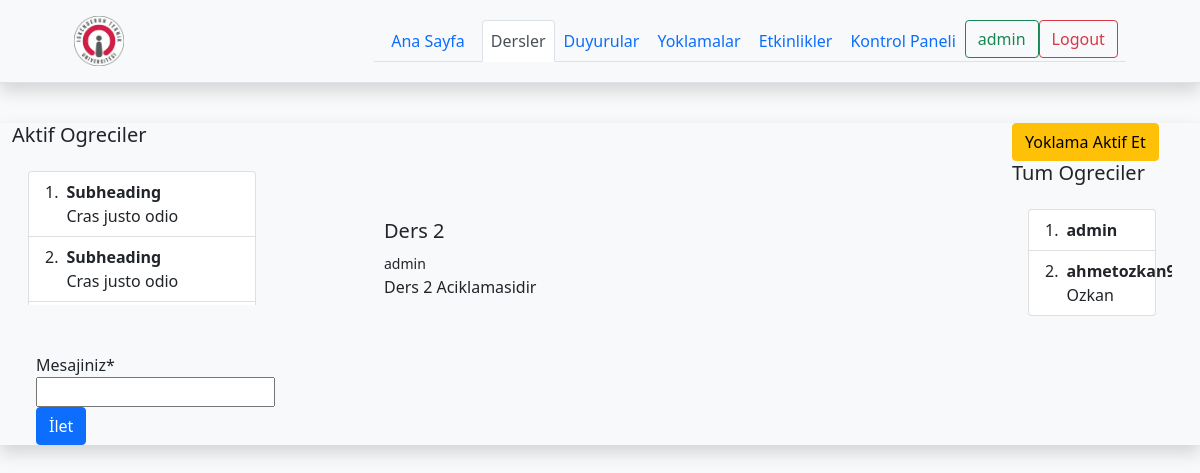
Before: /lessons/lesson/2 (signed in) with the older database file.
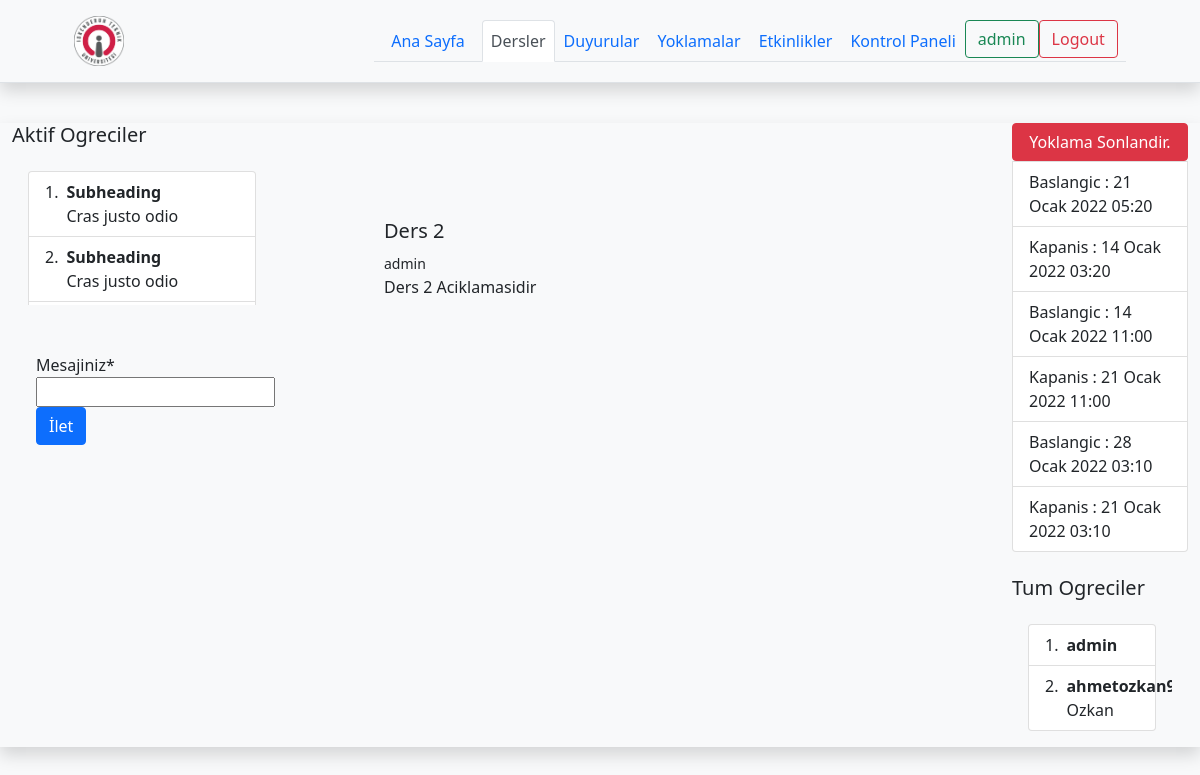
After: the same page with the newer database file.
### lessons/models.py (models this page shows, shortened)
class Attendance(models.Model):
    id = models.BigAutoField(primary_key=True)
    lesson = models.ForeignKey(Lesson,on_delete=models.CASCADE,related_name='attendance_lesson')
    user_joined= models.ManyToManyField(User,blank=True,related_name="attendance_joined")
    date = models.DateTimeField()
    date2 = models.DateTimeField()
    date_now = models.DateTimeField(auto_now=True,unique=True)
    avaliable = models.BooleanField(default=True)
    qr_code = models.ImageField(upload_to='qr_codes',blank=True)
    qr_url=models.URLField(blank=True,null=True)

### lessons/views.py (the view, shortened to what this page needs)
# urls.py: path('lesson/<int:lesson_id>',views.lesson_detail,name="lesson_detail"),
@login_required(login_url='login')
def lesson_detail(request,lesson_id):
    current_user = request.user
    lessons = Lesson.objects.all().order_by('-date')
    lesson = Lesson.objects.get(id = lesson_id)
    attendances = Attendance.objects.all().filter(lesson = lesson_id, avaliable = True)
    att_remove_last = Attendance.objects.last()
    attendance_remove_avaliable_last= att_remove_last
    attendance_form = AttendanceForm(request.POST or None)
    message_form = MessageForm(request.POST or None)
    message_text = Message.objects.all().filter(lesson = lesson_id)
    if message_form.is_valid():
        message = message_form.save(commit=False)
        message.lesson = lesson
        message.user = request.user
        message.save()
        return HttpResponseRedirect(reverse("lesson_detail", kwargs={'lesson_id': lesson_id}))
    if request.user.is_authenticated:
        lesson_join = current_user.lesson_joined.all()
    else:
        lesson_join = lessons
    context = {
        'lesson':lesson,
        'lesson_join':lesson_join,
        'attendances':attendances,
        'attendance_form':attendance_form,
        'attendance_remove_avaliable_last':attendance_remove_avaliable_last,
        'message_form':message_form,
        'message_text':message_text,
    }
    return render(request,'lessons/lesson.html',context)

### lessons/forms.py
class AttendanceForm(forms.ModelForm):
    class Meta:
        model = Attendance
        fields = ["date","date2","avaliable"]

class MessageForm(forms.ModelForm):
    class Meta:
        model = Message
        fields = ["text"]

### templates/lessons/lesson.html (shortened to what this page needs)
{% extends "base.html" %}
{% block body %}
{% load crispy_forms_tags %}
<div class="container-fluid shadow">
  <div class="row">
      {% if lesson not in lesson_join %}
      <div class= "alert alert-success text-center">Merhababar {{user.first_name}} {{user.last_name}} Derse Kayitli Degilsiniz.....</div>
      <div class="col-4">
        {% else %}
      <div class="col-3">
        <h5>Aktif Ogreciler</h5>
           <div class="overflow-auto p-3 mb-3 mb-md-0 me-md-3 bg-light" style="max-width: 500px; max-height: 150px;">
        <ol class="list-group list-group-numbered">
          <li class="list-group-item d-flex justify-content-between
            align-items-start">
            <div class="ms-2 me-auto">
              <div class="fw-bold">Subheading</div>
              Cras justo odio
            </div>
          </li>
          <li class="list-group-item d-flex justify-content-between
            align-items-start">
            <div class="ms-2 me-auto">
              <div class="fw-bold">Subheading</div>
              Cras justo odio
            </div>
          </li>
          <li class="list-group-item d-flex justify-content-between
            align-items-start">
          </li>
        </ol>
      </div>
      <div class="overflow-auto p-3 mb-3 mb-md-end me-md-3 bg-light" style="max-width: 500px; max-height: 250px;">
      </div>
      <form action="" method="post" enctype="multipart/form-data" >
        <div class="container">
             <div class="row align-items-start ">
              <div class="col">
                {{message_form | crispy}}
              </div>
              <div class="col">
                <button type="submit" class = "btn btn-primary" >İlet</button>
              </div>
            </div>
             </div>
      </form>
  {% endif %}
</div>
    <div class="col">
      <div class="p-5 mb-4 bg-light rounded-3">
        <div class="container-fluid py-5">
          <h3 class="fs-5">{{lesson.name}}</h3>
          <span><small>{{lesson.teacher}}</small></span>
          <p class="col-md-8 fs-7">{{lesson.description}}</p>
        </div>
      </div>
    </div>
    {% if lesson not in lesson_join %}
    {% else %}
    <div class="col-2">
      {% if attendances %}
      <ul class="list-group">
        {% if request.user  == lesson.teacher %}
        {% if request.user.is_staff %}
        <button type="button" class="btn btn-danger" data-bs-toggle="modal"
        data-bs-target="#removeModal">
        Yoklama Sonlandir.
      </button>
{% endif %}
{% endif %}
        {% for attendance in attendances %}
        <li class="list-group-item">
          Baslangic : {{attendance.date}}
        </li>
        <li class="list-group-item">
          Kapanis : {{attendance.date2}}
        </li>
        {% endfor %}
      </ul>
      {% else %}
      {% if request.user == lesson.teacher  %}
      {% if request.user.is_staff %}
      <button type="button" class="btn btn-warning" data-bs-toggle="modal"
        data-bs-target="#exampleModal">
        Yoklama Aktif Et
      </button>
      {% endif %}
      {% endif %}
      {% endif %}
      <br>
      <h5>Tum Ogreciler</h5>
      <div class="overflow-auto p-3 mb-3 mb-md-0 me-md-3 bg-light" style="max-width: 500px; max-height: 250px;">
      <ol class="list-group list-group-numbered">
        {% if lesson.students.all %}
        {% for student in lesson.students.all %}
        <li class="list-group-item d-flex justify-content-between
          align-items-start">
          <div class="ms-2 me-auto">
            <div class="fw-bold">{{student.username}}</div>
            {{student.last_name}}
          </div>
        </li>
        {% endfor %}
        {% endif %}
      </ol>
    </div>
    </div>
    {% endif %}
  </div>
        {% endblock body %}

### templates/includes/navbar-base.html (shortened to what this page needs)
{% load static %}
    <header class="%100 % bg-light shadow d-flex flex-wrap align-items-center justify-content-center py-3 mb-4 border-bottom">
      <a href="{% url 'index'%}" class="d-flex align-items-center col-md-3 mb-2 mb-md-0 text-dark text-decoration-none">
        <img width="50" height="50"src={%  static 'images/iste_arma.png' %} alt="">
      </a>
      <ul class="nav nav-tabs col-12 col-md-auto mb-2 justify-content-center mb-md-0">
        <li class="nav-item  "><a href="{% url 'index' %}" class="nav-link   {% if '/' == request.path %}  active link-secondary   {% endif %}">Ana Sayfa</a></li>
        <li><a href="{% url 'lessons' %}" class="nav-link px-2 {% if 'lessons' in request.path %}  active link-secondary  {% endif %} ">Dersler</a></li>
        <li><a href="{% url 'announcements' %}" class="nav-link px-2 {% if 'announcements' in request.path %} active link-secondary   {% endif %}">Duyurular</a></li>
        <li><a href="{% url 'attendances' %}" class="nav-link px-2 {% if 'attendances' in request.path %} active link-secondary   {% endif %}">Yoklamalar</a></li>
        <li><a href="{% url 'events' %}" class="nav-link px-2 {% if 'events' in request.path %} active link-secondary   {% endif %}">Etkinlikler</a></li>
 {% if request.user.is_authenticated %}
      <li class="nav-item active">
   <a class="nav-link  px-2  {% if 'dashboard' in request.path %}  active link-secondary  {% endif %} " href="{% url 'dashboard' %}">Kontrol Paneli</a>
  </li>
  <li class="nav-item active">
       <a class="btn btn-outline-success" href="">{{request.user.username}}</a>
</li>
       <li class="nav-item active ">
   <a href="{% url 'logout'%}" class="btn btn-outline-danger me-2">Logout</a>
</li>
{% endif %}
    </header>

Changed rows visible on the page:
added Attendance: date "21 Ocak 2022 05:20", date2 "14 Ocak 2022 03:20"
added Attendance: date "14 Ocak 2022 11:00", date2 "21 Ocak 2022 11:00"
added Attendance: date "28 Ocak 2022 03:10", date2 "21 Ocak 2022 03:10"
Other visible differences:
text no longer shown: "Yoklama Aktif Et"
text now shown: "Yoklama Sonlandir."
